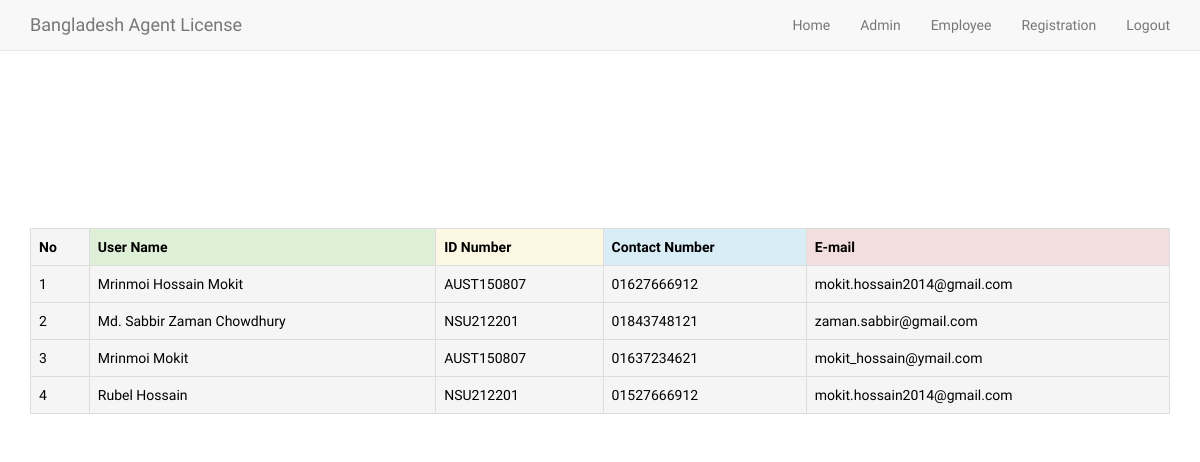
Page /Views/Employee/showEmployee.php on the committed database.
### tables this page shows
CREATE TABLE `employees` (
  `ID` int(9) NOT NULL,
  `employeeName` varchar(40) NOT NULL,
  `employeeId` varchar(40) NOT NULL,
  `contactNumber` varchar(40) NOT NULL,
  `email` varchar(40) NOT NULL
);

### Src/Employee/Employee.php (called while the page is built, shortened)
<?php
class Employee
{
    public $con = '';
    public function __construct($db_con)
    {
        $this->con = $db_con;
    }
    public function show(){
        $query = 'SELECT * FROM employees';
        $stmt = $this->con->prepare($query);
        $stmt->execute();
        $employees = [];
        while($employee = $stmt->fetch(\PDO::FETCH_ASSOC)){
            $employees[] = $employee;
        }
        return $employees;
    }
}

### Views/Employee/showEmployee.php (the view, shortened to what this page needs)
<?php
$employee = new Employee(DB::$con);
$employees = $employee->show();
?>
<?php
include_once('header.php');
?>
        <div class="container tr-padding" style="color: #000;">
            <table class="table table-bordered" style="margin-top: 20%;">
                <tr>
                    <th class="active">No</th>
                    <th class="success">User Name</th>
                    <th class="warning">ID Number</th>
                    <th class="info">Contact Number</th>
                    <th class="danger">E-mail</th>
                </tr>
                <?php
                foreach($employees as $employee){
                    ?>
                    <tr>
                        <td class="active"><?php echo $employee['ID']; ?></td>
                        <td class="active"><?php echo $employee['employeeName']; ?></td>
                        <td class="active"><?php echo $employee['employeeId']; ?></td>
                        <td class="active"><?php echo $employee['contactNumber']; ?></td>
                        <td class="active"><?php echo $employee['email']; ?></td>
                    </tr>
                    <?php
                }
                ?>
            </table>
        </div>
<?php
include_once('footer.php');
?>

### Views/Employee/header.php (shortened to what this page needs)
<!DOCTYPE html>
<html lang="en-US">
    <head>
        <link rel="stylesheet" href="https://cdnjs.cloudflare.com/ajax/libs/normalize/5.0.0/normalize.min.css">
        <link rel="stylesheet" href="../../css/bootstrap.min.css" type="text/css">
        <link rel="stylesheet" href="../../css/style.css" type="text/css">
    </head>
    <body>
        <nav id="mainNav" class="navbar navbar-default navbar-custom navbar-fixed-top">
            <div class="container">
                <div class="navbar-header page-scroll">
                    <a class="navbar-brand page-scroll" href="#page-top">Bangladesh Agent License</a>
                </div>
                <div class="collapse navbar-collapse" id="bs-example-navbar-collapse-1">
                    <ul class="nav navbar-nav navbar-right">
                        <li>
                            <a class="page-scroll" href="../Login/Admin">Home</a>
                        </li>
                        <li>
                            <a class="page-scroll" href="../Admin">Admin</a>
                        </li>
                        <li>
                            <a class="page-scroll" href="index.php">Employee</a>
                        </li>
                        <li>
                            <a class="page-scroll" href="../Registration">Registration</a>
                        </li>
                        <li>
                            <a class="page-scroll" href="../Login/Admin/logout.php">Logout</a>
                        </li>
                    </ul>
                </div>
            </div>
        </nav>

### Views/Employee/footer.php (shortened to what this page needs)
    </body>
</html>

### css/style.css (style rules this page uses)
*, *:before, *:after { box-sizing: border-box; }
html { width: 100%; height:100%; overflow:scroll; }
body { width: 100%; height:100%; font-family: 'Titillium Web', sans-serif; color: #000; }
a { text-decoration: none; color: #1ab188; -webkit-transition: .5s ease; transition: .5s ease; }

### rows in the picture
employees: ID "1", employeeName "Mrinmoi Hossain Mokit", employeeId "AUST150807", contactNumber "01627666912", email "mokit.hossain2014@gmail.com"
employees: ID "2", employeeName "Md. Sabbir Zaman Chowdhury", employeeId "NSU212201", contactNumber "01843748121", email "zaman.sabbir@gmail.com"
employees: ID "3", employeeName "Mrinmoi Mokit", employeeId "AUST150807", contactNumber "01637234621", email "mokit_hossain@ymail.com"
employees: ID "4", employeeName "Rubel Hossain", employeeId "NSU212201", contactNumber "01527666912", email "mokit.hossain2014@gmail.com"
